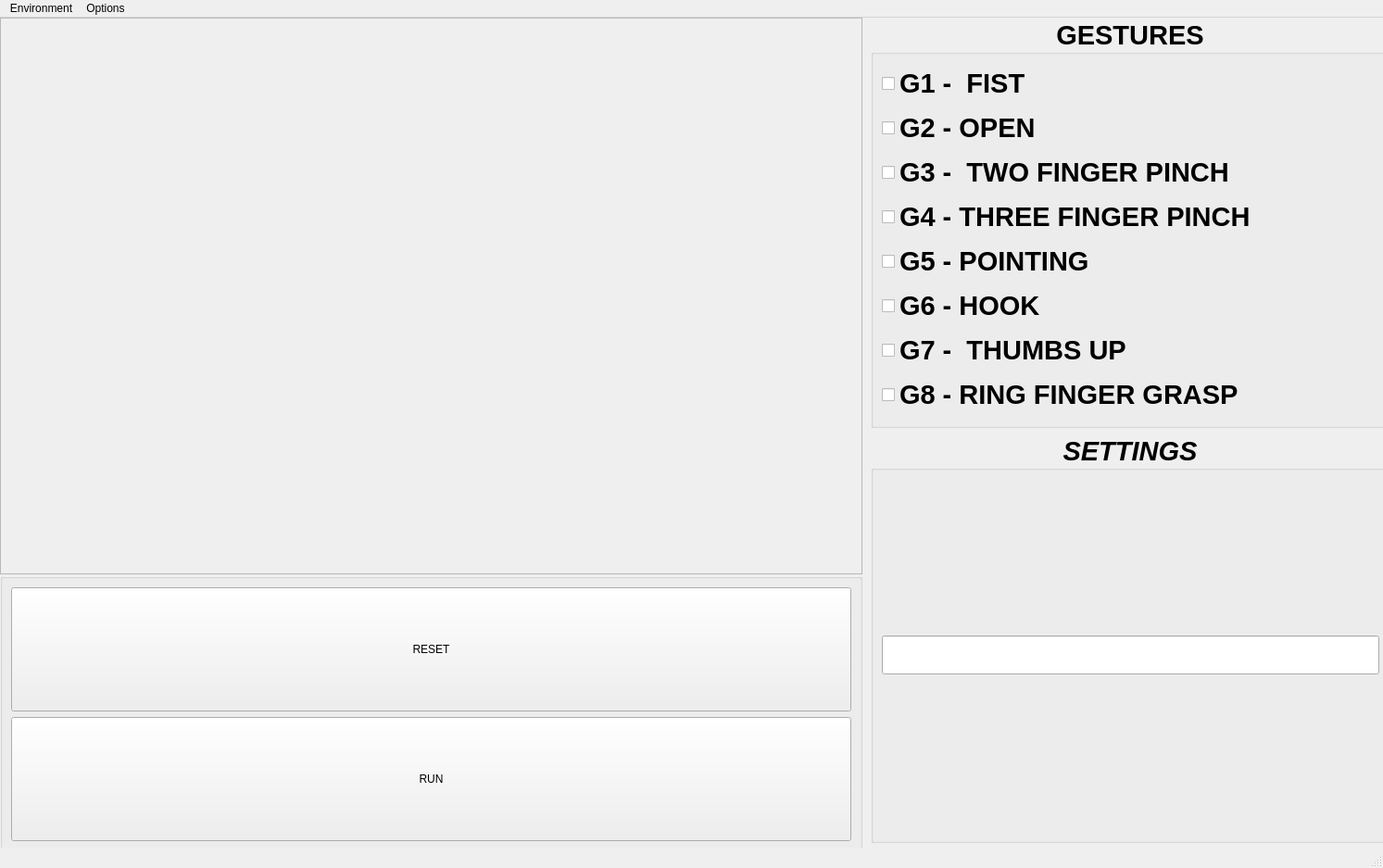
<?xml version="1.0" encoding="UTF-8"?>
<ui version="4.0">
 <class>MainWindow</class>
 <widget class="QMainWindow" name="MainWindow">
  <property name="geometry">
   <rect>
    <x>0</x>
    <y>0</y>
    <width>1493</width>
    <height>937</height>
   </rect>
  </property>
  <property name="windowTitle">
   <string>MainWindow</string>
  </property>
  <widget class="QWidget" name="centralwidget">
   <widget class="QGroupBox" name="groupBox">
    <property name="geometry">
     <rect>
      <x>0</x>
      <y>600</y>
      <width>931</width>
      <height>301</height>
     </rect>
    </property>
    <property name="maximumSize">
     <size>
      <width>16777215</width>
      <height>16777215</height>
     </size>
    </property>
    <property name="title">
     <string/>
    </property>
    <layout class="QHBoxLayout" name="horizontalLayout">
     <item>
      <layout class="QVBoxLayout" name="verticalLayout">
       <item>
        <widget class="QPushButton" name="pushButton_2">
         <property name="maximumSize">
          <size>
           <width>16777215</width>
           <height>450</height>
          </size>
         </property>
         <property name="text">
          <string>RESET</string>
         </property>
        </widget>
       </item>
       <item>
        <widget class="QPushButton" name="pushButton_3">
         <property name="maximumSize">
          <size>
           <width>16777215</width>
           <height>450</height>
          </size>
         </property>
         <property name="text">
          <string>RUN</string>
         </property>
        </widget>
       </item>
      </layout>
     </item>
    </layout>
   </widget>
   <widget class="QFrame" name="frame">
    <property name="geometry">
     <rect>
      <x>0</x>
      <y>0</y>
      <width>931</width>
      <height>601</height>
     </rect>
    </property>
    <property name="frameShape">
     <enum>QFrame::StyledPanel</enum>
    </property>
    <property name="frameShadow">
     <enum>QFrame::Raised</enum>
    </property>
   </widget>
   <widget class="QWidget" name="verticalLayoutWidget_2">
    <property name="geometry">
     <rect>
      <x>940</x>
      <y>0</y>
      <width>561</width>
      <height>891</height>
     </rect>
    </property>
    <layout class="QVBoxLayout" name="verticalLayout_2">
     <item>
      <widget class="QGroupBox" name="groupBox_2">
       <property name="font">
        <font>
         <pointsize>22</pointsize>
         <bold>true</bold>
        </font>
       </property>
       <property name="title">
        <string>GESTURES</string>
       </property>
       <property name="alignment">
        <set>Qt::AlignCenter</set>
       </property>
       <layout class="QGridLayout" name="gridLayout">
        <item row="0" column="0">
         <widget class="QCheckBox" name="checkBox">
          <property name="text">
           <string>G1 -  FIST</string>
          </property>
         </widget>
        </item>
        <item row="1" column="0">
         <widget class="QCheckBox" name="checkBox_3">
          <property name="text">
           <string>G2 - OPEN</string>
          </property>
         </widget>
        </item>
        <item row="2" column="0">
         <widget class="QCheckBox" name="checkBox_4">
          <property name="text">
           <string>G3 -  TWO FINGER PINCH</string>
          </property>
         </widget>
        </item>
        <item row="3" column="0">
         <widget class="QCheckBox" name="checkBox_6">
          <property name="text">
           <string>G4 - THREE FINGER PINCH</string>
          </property>
         </widget>
        </item>
        <item row="4" column="0">
         <widget class="QCheckBox" name="checkBox_5">
          <property name="text">
           <string>G5 - POINTING </string>
          </property>
         </widget>
        </item>
        <item row="5" column="0">
         <widget class="QCheckBox" name="checkBox_8">
          <property name="text">
           <string>G6 - HOOK</string>
          </property>
         </widget>
        </item>
        <item row="6" column="0">
         <widget class="QCheckBox" name="checkBox_7">
          <property name="text">
           <string>G7 -  THUMBS UP</string>
          </property>
         </widget>
        </item>
        <item row="7" column="0">
         <widget class="QCheckBox" name="checkBox_2">
          <property name="text">
           <string>G8 - RING FINGER GRASP</string>
          </property>
         </widget>
        </item>
       </layout>
      </widget>
     </item>
     <item>
      <widget class="QGroupBox" name="groupBox_3">
       <property name="font">
        <font>
         <pointsize>22</pointsize>
         <italic>true</italic>
         <bold>true</bold>
        </font>
       </property>
       <property name="title">
        <string>SETTINGS</string>
       </property>
       <property name="alignment">
        <set>Qt::AlignCenter</set>
       </property>
       <layout class="QGridLayout" name="gridLayout_2">
        <item row="0" column="0">
         <widget class="QLineEdit" name="gestureNumberLineEdit"/>
        </item>
       </layout>
      </widget>
     </item>
    </layout>
   </widget>
  </widget>
  <widget class="QMenuBar" name="menubar">
   <property name="geometry">
    <rect>
     <x>0</x>
     <y>0</y>
     <width>1493</width>
     <height>24</height>
    </rect>
   </property>
   <widget class="QMenu" name="menuEnvironment">
    <property name="title">
     <string>Environment</string>
    </property>
    <addaction name="separator"/>
   </widget>
   <widget class="QMenu" name="menuOptions">
    <property name="title">
     <string>Options</string>
    </property>
   </widget>
   <addaction name="menuEnvironment"/>
   <addaction name="menuOptions"/>
  </widget>
  <widget class="QStatusBar" name="statusbar"/>
 </widget>
 <resources/>
 <connections/>
</ui>
